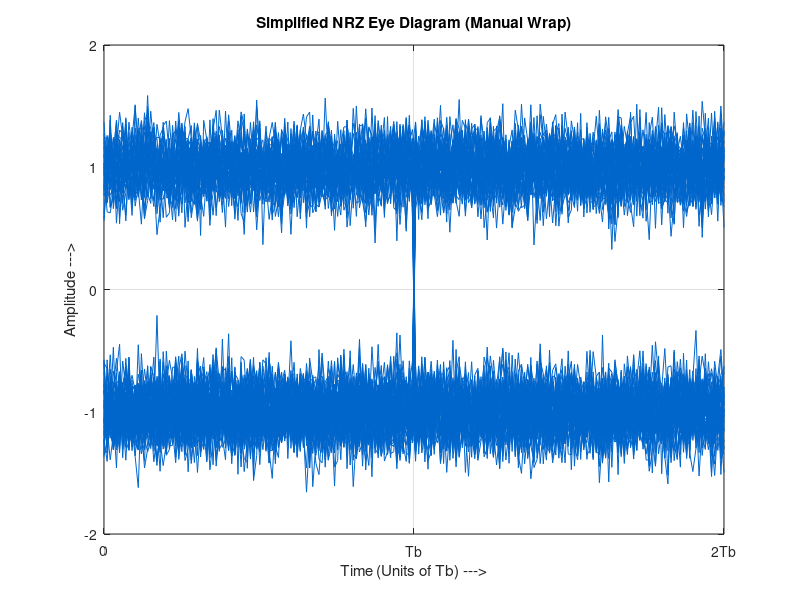

Here is the MATLAB script that generated this plot:
% --- Setup Parameters ---
bits = randi([0 1], 1, 200);     % Use 200 bits for a clear "eye"
N = 100;                         % Samples per bit
Tb = 1;                          % Bit duration
SNR_dB = 15;                     % Signal-to-Noise Ratio

% 1. Generate Polar NRZ Signal (Manual loop to avoid inbuilt functions)
total_samples = length(bits) * N;
sig = zeros(1, total_samples);
for i = 1:length(bits)
    start_idx = (i-1)*N + 1;
    end_idx = i*N;
    sig(start_idx : end_idx) = 2*bits(i) - 1; 
end

% 2. Add Noise
noise = (10^(-SNR_dB/20)) * randn(1, total_samples);
sig_noisy = sig + noise;

% --- MANUAL EYE DIAGRAM LOGIC (The "Wrapping" Technique) ---
samples_per_trace = 2 * N; % We look at 2 bit periods [cite: 43]
num_traces = floor(total_samples / samples_per_trace);

% Reshape stacks segments of the signal on top of each other [cite: 44, 46]
eye_matrix = reshape(sig_noisy(1 : num_traces * samples_per_trace), samples_per_trace, num_traces);

% Create local time axis for 2 bit periods [cite: 49]
t_eye = linspace(0, 2*Tb, samples_per_trace);

% --- Plotting with Stability Fixes ---
fig = figure;
set(fig, 'Renderer', 'painters'); % FIX: Avoids WebGL/Graphics errors

% Plot using a standard color to reduce GPU load
plot(t_eye, eye_matrix, 'Color', [0 0.4 0.8]); 

grid on;
title('Simplified NRZ Eye Diagram (Manual Wrap)');
xlabel('Time (Units of Tb) --->');
ylabel('Amplitude --->');
xticks([0 Tb 2*Tb]);
xticklabels({'0','Tb','2Tb'});
